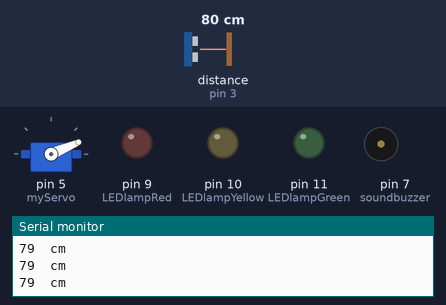
The sketch below on a simulated Arduino Uno, built with avr-gcc and run on an emulated ATmega328P. Parts: servo, output pins drawn as LEDs (lit = HIGH), buzzer (waves = sounding), the last lines printed to the serial monitor. Wiring (inferred from the names in the program): ultrasonic range finder: trigger pin 2; echo pin 3. Inputs (shaded band) come from the test bench; at power-on: distance to the obstacle (sensor on pin 3) 80 cm. The echo pulse lasts 58.3 µs per cm; pins used as bus, display or sensor lines are not drawn.

Above: at 1.2 s.
1.3 s: distance to the obstacle (sensor on pin 3) set to 55 cm
4.3 s: distance to the obstacle (sensor on pin 3) set to 48 cm
At 4.53 s:
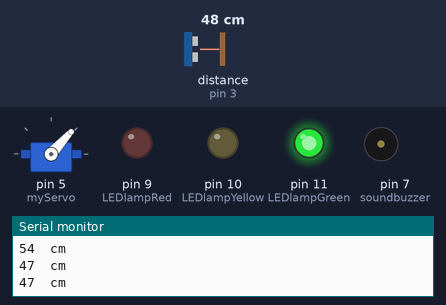
7.3 s: distance to the obstacle (sensor on pin 3) set to 22 cm
10.3 s: distance to the obstacle (sensor on pin 3) set to 19 cm
At 10.5 s:
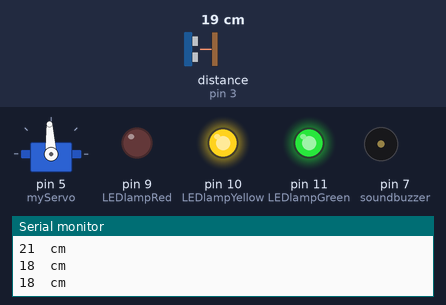
13.3 s: distance to the obstacle (sensor on pin 3) set to 60 cm
At 13.54 s:
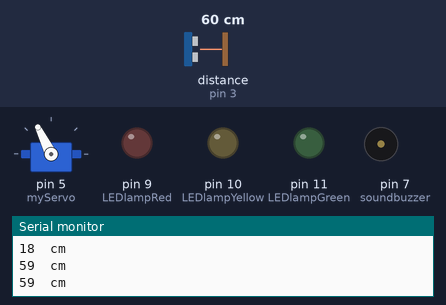
16.3 s: distance to the obstacle (sensor on pin 3) set to 2 cm
At 16.8 s:
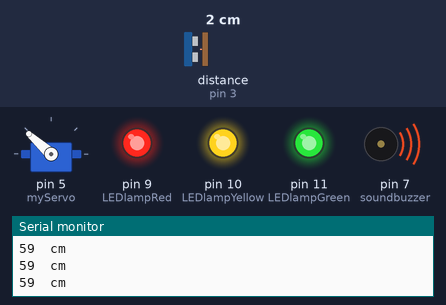
Timing chart, 0 to 31.8 s (numbered marks = the images above; inputs shaded):
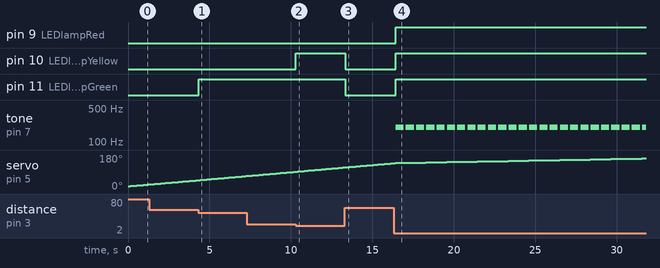

The sketch:

radar_for_car_V1.ino
```cpp
#include <Servo.h>

#define trigPin 2
#define echoPin 3
#define LEDlampRed 9
#define  LEDlampYellow 10
#define LEDlampGreen 11
#define soundbuzzer 7
int sound  = 200;

Servo myServo;

void setup() {
  Serial.begin (9600);
  pinMode(trigPin,  OUTPUT);
  pinMode(echoPin, INPUT);
  pinMode(LEDlampRed, OUTPUT);
  pinMode(LEDlampYellow,  OUTPUT);
  pinMode(LEDlampGreen, OUTPUT);
  pinMode(soundbuzzer, OUTPUT);

  myServo.attach(5);
}
void  loop() {
  for (int i=15;i<=165;i++) {
    myServo.write(i);
    delay(30);
    calculateDistance();
  }

  for(int i=165;i>15;i--){
    myServo.write(i);
    delay(30);
    calculateDistance();
  }
}

void calculateDistance() {
  long durationindigit, distanceincm;
  digitalWrite(trigPin, LOW);
  delayMicroseconds(2);
  digitalWrite(trigPin, HIGH);
  delayMicroseconds(10);
  digitalWrite(trigPin, LOW);
  durationindigit = pulseIn(echoPin, HIGH);
  distanceincm = durationindigit*0.034 / 2;

  if (distanceincm < 50) { digitalWrite(LEDlampGreen, HIGH);
  } else { digitalWrite(LEDlampGreen,  LOW); }

  if (distanceincm < 20) { digitalWrite(LEDlampYellow, HIGH);
  } else { digitalWrite(LEDlampYellow, LOW); }

  if (distanceincm  < 5) {
    digitalWrite(LEDlampRed, HIGH);
    tone(soundbuzzer, sound);
    delay(500);
    noTone(soundbuzzer);
  } else  { digitalWrite(LEDlampRed,LOW); }

  Serial.print(distanceincm);
  Serial.println("  cm");

  delay(100);
}
```

Measured:
- the behaviour switches between 51 and 50 cm on distance to the obstacle (sensor on pin 3) (found by bisection; images 0 and 1)
- the behaviour switches between 21 and 20 cm on distance to the obstacle (sensor on pin 3) (found by bisection; images 1 and 2)
- after the input at 4.3 s, pin 11 (LEDlampGreen): LOW → HIGH at once
- after the input at 10.3 s, pin 10 (LEDlampYellow): LOW → HIGH at once
- after the input at 13.3 s, pin 10 (LEDlampYellow), pin 11 (LEDlampGreen): HIGH → LOW after 0.05 s
- after the input at 16.3 s, pin 9 (LEDlampRed), pin 10 (LEDlampYellow), pin 11 (LEDlampGreen): LOW → HIGH after 0.13 s; tone on pin 7 (soundbuzzer): alternates 200 Hz for 0.50 s and silent for 0.13 s, starting after 0.13 s
